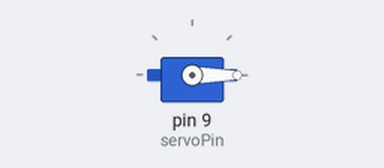
Bench run of a sketch on a simulated Arduino Uno, built with avr-gcc and run on an emulated ATmega328P. Shown: servo.

Above: at 0.05 s.
At 5.75 s:
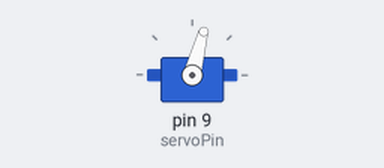
At 11.45 s:
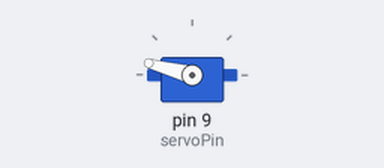
At 22.95 s:
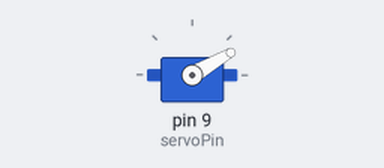
Timing chart, 0 to 31.2 s (numbered marks = the images above):
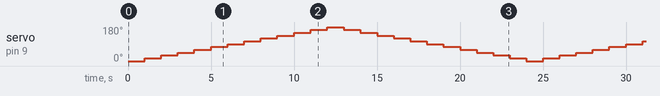

The sketch:

Servo_15.ino.ino
```cpp
/*
Into Robotics
*/

#include <Servo.h>  //add '<' and '>' before and after servo.h

int servoPin = 9;

Servo servo;

int servoAngle = 0;   // servo position in degrees

void setup()
{
  Serial.begin(9600);
  servo.attach(servoPin);
}


void loop()
{
//control the servo's direction and the position of the motor

   /*servo.write(45);      // Turn SG90 servo Left to 45 degrees
   delay(1000);          // Wait 1 second
   servo.write(90);      // Turn SG90 servo back to 90 degrees (center position)
   delay(1000);          // Wait 1 second
   servo.write(135);     // Turn SG90 servo Right to 135 degrees
   delay(1000);          // Wait 1 second
   servo.write(90);      // Turn SG90 servo back to 90 degrees (center position)
   delay(1000);*/

//end control the servo's direction and the position of the motor


//control the servo's speed

//if you change the delay value (from example change 50 to 10), the speed of the servo changes
  for(servoAngle = 0; servoAngle < 180; servoAngle += 15 )  //move the micro servo from 0 degrees to 180 degrees
  {
    servo.write(servoAngle);
    delay(1000);
  }

  for(servoAngle = 180; servoAngle > 0; servoAngle = servoAngle - 15)  //now move back the micro servo from 0 degrees to 180 degrees
  {
    servo.write(servoAngle);
    delay(1000);
  }
  //end control the servo's speed
}
```
